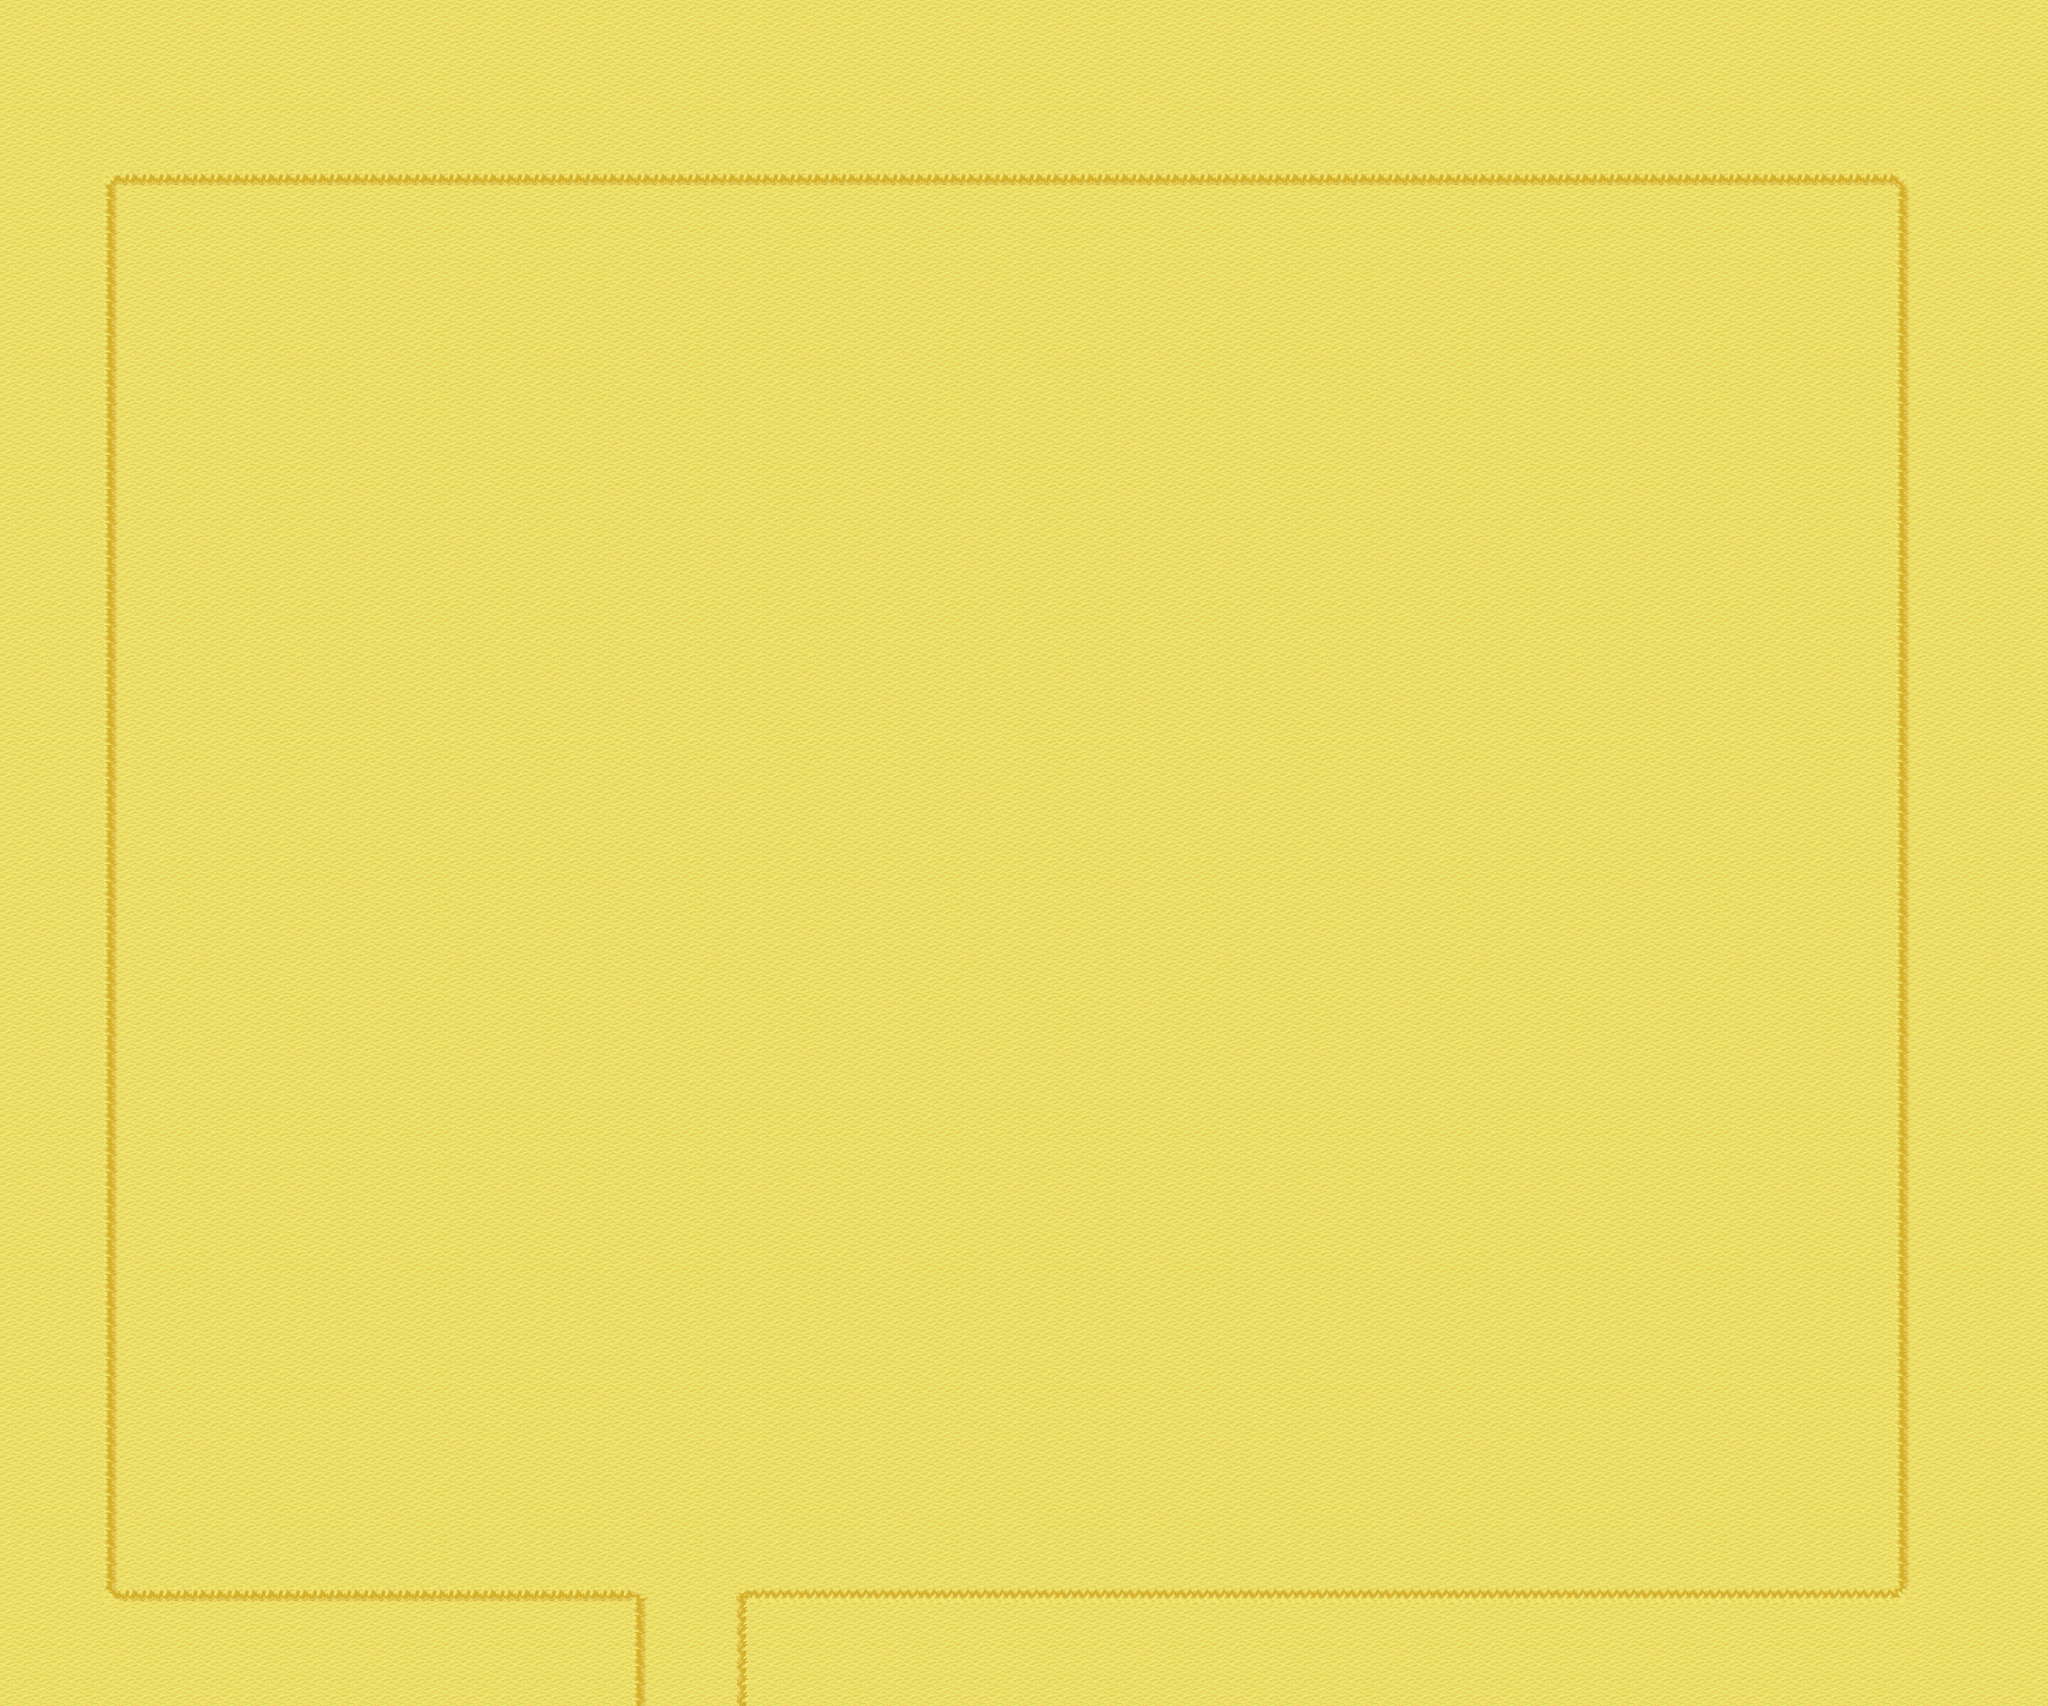

Tiled map render using the project's own tile images. Description and the map definition, with tile-layer contents summarised, below:
An orthogonal 120x100 tile map with 32x32 px tiles, 2 tile layers (background, foreground) and 6 objects.

<map version="1.0" orientation="orthogonal" width="120" height="100" tilewidth="32" tileheight="32">
 <tileset firstgid="1" name="sand" tilewidth="32" tileheight="32">
  <image source="tiles/twosided/sand.png" width="160" height="192" />
 </tileset>
 <layer name="background" width="120" height="100">
  <data>[12000 cells, 12000 non-empty, 1 distinct tile ids]</data>
 </layer>
 <layer name="foreground" width="120" height="100">
  <data>[12000 cells, 430 non-empty, 11 distinct tile ids]</data>
 </layer>
 <objectgroup name="collision" width="120" height="100">
  <object x="0" y="2976" width="1216" height="256" />
  <object x="1376" y="2976" width="2496" height="256" />
  <object x="3552" y="0" width="288" height="2976" />
  <object x="0" y="0" width="224" height="2976" />
 </objectgroup>
 <objectgroup name="border" width="120" height="100">
  <object x="1216" y="3104" width="160" height="32">
   <properties>
    <property name="map" value="initial.tmx" />
    <property name="x" value="30" />
    <property name="y" value="5" />
   </properties>
  </object>
  <object x="640" y="2368" />
 </objectgroup>
</map>
